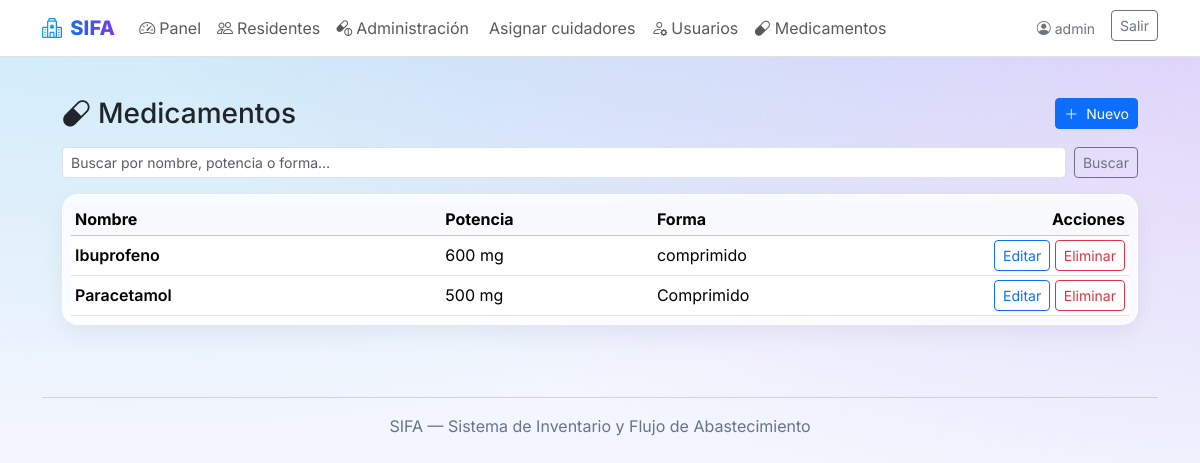
/medicamentos/ (signed in), run on the app's committed database.
### landing/models.py (models this page shows, shortened)
class Producto(models.Model):
    nombre = models.CharField(max_length=160)
    potencia = models.CharField(max_length=60, blank=True)  # ej: 500 mg
    forma = models.CharField(max_length=40, blank=True)     # tableta, jarabe, etc.

### landing/views.py (the view)
# urls.py: path("medicamentos/", views.medicamentos_list, name="medicamentos_list"),
@login_required
@admin_required
def medicamentos_list(request):
    q = (request.GET.get("q") or "").strip()
    qs = Producto.objects.all().order_by("nombre", "potencia")
    if q:
        qs = qs.filter(
            Q(nombre__icontains=q) | Q(potencia__icontains=q) | Q(forma__icontains=q)
        )
    paginator = Paginator(qs, 20)
    page = request.GET.get("page")
    page_obj = paginator.get_page(page)
    return render(request, "medicamentos/medicamentos_list.html", {
        "page_obj": page_obj,
        "q": q,
    })

### landing/roles.py (called while the page is built)
def is_admin(user):
    return user.is_authenticated and (user.is_superuser or user.groups.filter(name=ADMIN_GROUP).exists())

def _require_role(test_func):
    def decorator(view_func):
        @wraps(view_func)
        def _wrapped(request, *args, **kwargs):
            u = request.user
            if not u.is_authenticated:
                return redirect_to_login(request.get_full_path(), login_url='login')
            if test_func(u):
                return view_func(request, *args, **kwargs)
            raise PermissionDenied
        return _wrapped
    return decorator

### landing/templatetags/roles_tags.py (called while the page is built)
@register.filter(name='is_admin')
def is_admin_filter(user):
    return _is_admin(user)

### landing/templates/medicamentos/medicamentos_list.html (shortened to what this page needs)
{% extends 'base.html' %}
{% block content %}
<div class="container py-4" style="max-width: 1100px;">
  <div class="d-flex justify-content-between align-items-center mb-3">
    <h3 class="mb-0"><i class="bi bi-capsule me-2"></i>Medicamentos</h3>
    <div class="d-flex gap-2">
      <a href="{% url 'medicamento_create' %}" class="btn btn-sm btn-primary">
        <i class="bi bi-plus-lg me-1"></i> Nuevo
      </a>
    </div>
  </div>
  <form method="get" class="d-flex gap-2 mb-3">
    <input type="search" name="q" value="{{ q }}" class="form-control form-control-sm" placeholder="Buscar por nombre, potencia o forma…">
    <button class="btn btn-sm btn-outline-secondary">Buscar</button>
  </form>
  <div class="glass-card p-2">
    <div class="table-responsive">
      <table class="table table-sm align-middle mb-0">
        <thead class="table-light">
          <tr>
            <th style="width:35%;">Nombre</th>
            <th style="width:20%;">Potencia</th>
            <th style="width:25%;">Forma</th>
            <th class="text-end" style="width:20%;">Acciones</th>
          </tr>
        </thead>
        <tbody>
          {% for p in page_obj.object_list %}
            <tr>
              <td class="fw-semibold">{{ p.nombre }}</td>
              <td>{{ p.potencia }}</td>
              <td>{{ p.forma }}</td>
              <td class="text-end">
                <a href="{% url 'medicamento_edit' p.id %}" class="btn btn-sm btn-outline-primary">Editar</a>
                <a href="{% url 'medicamento_delete' p.id %}" class="btn btn-sm btn-outline-danger">Eliminar</a>
              </td>
            </tr>
          {% empty %}
            <tr><td colspan="4" class="text-center text-secondary">Sin medicamentos.</td></tr>
          {% endfor %}
        </tbody>
      </table>
    </div>
  </div>
</div>
{% endblock %}

### landing/templates/base.html (shortened to what this page needs)
<!doctype html>
<html lang="es" data-bs-theme="light">
<head>
  {% load static roles_tags %}
  <link href="https://cdn.jsdelivr.net/npm/bootstrap@5.3.3/dist/css/bootstrap.min.css" rel="stylesheet">
  <link href="https://cdn.jsdelivr.net/npm/bootstrap-icons@1.11.3/font/bootstrap-icons.css" rel="stylesheet">
  <link href="{% static 'landing/sifa.css' %}" rel="stylesheet">
</head>
<body>
<nav class="navbar navbar-expand-lg bg-white border-bottom sticky-top">
  <div class="container">
    <a class="navbar-brand nav-brand" href="{% url 'home_public' %}">
      <i class="bi bi-hospital me-2"></i>SIFA
    </a>
    <div id="topnav" class="collapse navbar-collapse">
      <ul class="navbar-nav me-auto mb-2 mb-lg-0">
        {% if user.is_authenticated %}
          {% if user|is_admin or user|is_cuidadora or user|is_tens %}
            <li class="nav-item">
              <a class="nav-link" href="{% url 'dashboard' %}">
                <i class="bi bi-speedometer2 me-1"></i>Panel
              </a>
            </li>
          {% endif %}
          {% if user|is_admin or user|is_tens %}
            <li class="nav-item">
              <a class="nav-link" href="{% url 'residente_list' %}">
                <i class="bi bi-people me-1"></i>Residentes
              </a>
            </li>
          {% endif %}
          {% if user|is_admin or user|is_cuidadora or user|is_tens %}
            <li class="nav-item">
              <a class="nav-link" href="{% url 'admin_list_hoy' %}">
                <i class="bi bi-capsule-pill me-1"></i>Administración
              </a>
            </li>
          {% endif %}
          {% if user|is_admin or user|is_tens %}
            <li class="nav-item">
              <a class="nav-link" href="{% url 'asignaciones_hoy' %}">
                Asignar cuidadores
              </a>
            </li>
          {% endif %}
          {% if user|is_admin %}
            <li class="nav-item">
              <a class="nav-link" href="{% url 'user_list' %}">
                <i class="bi bi-person-gear me-1"></i>Usuarios
              </a>
            </li>
          {% endif %}
          {% if request.user.is_authenticated and request.user.is_staff %}
            <li class="nav-item">
              <a class="nav-link" href="{% url 'medicamentos_list' %}">
                <i class="bi bi-capsule"></i> Medicamentos
              </a>
            </li>
          {% endif %}
        {% else %}
          <li class="nav-item"><a class="nav-link" href="#como">Cómo funciona</a></li>
          <li class="nav-item"><a class="nav-link" href="#beneficios">Beneficios</a></li>
          <li class="nav-item"><a class="nav-link" href="#contacto">Contacto</a></li>
        {% endif %}
      </ul>
      <div class="d-flex gap-2">
        {% if user.is_authenticated %}
          <span class="navbar-text me-2 small text-secondary">
            <i class="bi bi-person-circle me-1"></i>{{ user.get_full_name|default:user.username }}
          </span>
          <form method="post" action="{% url 'logout' %}" class="d-inline">
            <button class="btn btn-outline-secondary btn-sm" type="submit">Salir</button>
          </form>
        {% else %}
          <a class="btn btn-gradient btn-sm px-3" href="{% url 'login' %}">Entrar</a>
        {% endif %}
      </div>
    </div>
  </div>
</nav>
{% block content %}{% endblock %}
<footer class="container my-5 text-center footer-small">
  <hr>
  <div>SIFA — Sistema de Inventario y Flujo de Abastecimiento</div>
</footer>
</body>
</html>

### static/landing/sifa.css (style rules this page uses)
:root { --brand-1:#0ea5e9; --brand-2:#2563eb; --brand-3:#7c3aed; }
html,body { height:100%; }
body { font-family: Inter, system-ui, -apple-system, Segoe UI, Roboto, "Helvetica Neue", Arial, "Noto Sans", "Liberation Sans", sans-serif; background: radial-gradient(1200px 600px at 10% -20%, rgba(14,165,233,.25), rgba(14,165,233,0)), radial-gradient(1200px 600px at 110% -10%, rgba(124,58,237,.25), rgba(124,58,237,0)), linear-gradient(180deg, #f8fafc 0, #eef2ff 100%); background-attachment: fixed; }
.nav-brand { font-weight:800; letter-spacing:.2px; background: linear-gradient(90deg,var(--brand-1),var(--brand-2),var(--brand-3)); -webkit-background-clip:text; background-clip:text; color:transparent; }
.glass-card { background: rgba(255,255,255,.8); border: 1px solid rgba(255,255,255,.6); box-shadow: 0 8px 24px rgba(16,24,40,.06); backdrop-filter: blur(6px); border-radius: 16px; }
.footer-small { color:#64748b }

### data on the page
Producto: nombre "Ibuprofeno", potencia "600 mg", forma "comprimido"
Producto: nombre "Paracetamol", potencia "500 mg", forma "Comprimido"

### other printed values
{{ user.get_full_name|default:user.username }} "admin"
